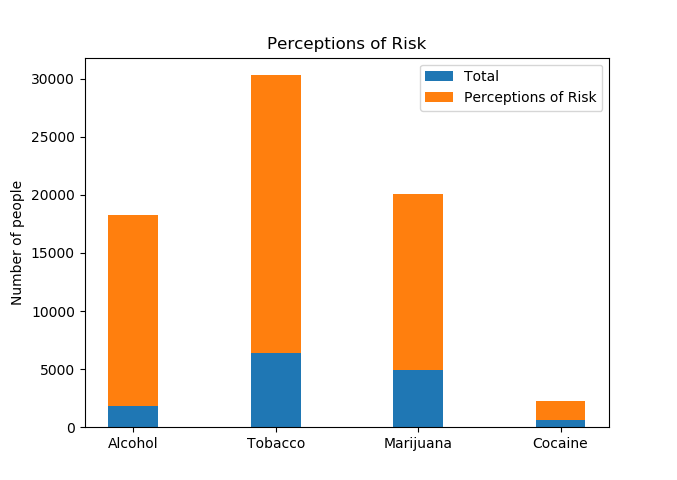

Recreate this plot in Python.
import numpy as np
import matplotlib.pyplot as plt
import drugs

# Some data
list_of_report = drugs.get_reports()

alcohol = list_of_report[0]["Totals"]["Alcohol"]["Abuse Past Year"]["12-17"]
tobacco = list_of_report[0]["Totals"]["Tobacco"]["Use Past Month"]["12-17"]
marijuana = list_of_report[0]["Totals"]["Marijuana"]["Used Past Year"]["12-17"]
cocaine = list_of_report[0]["Totals"]["Illicit Drugs"]["Cocaine Used Past Year"]["12-17"]

alcohol_cure = list_of_report[0]["Totals"]["Alcohol"]["Perceptions of Risk"]["12-17"]
tobacco_cure = list_of_report[0]["Totals"]["Tobacco"]["Perceptions of Risk"]["12-17"]
marijuana_cure = list_of_report[0]["Totals"]["Marijuana"]["Perceptions of Risk"]["12-17"]
cocaine_cure = list_of_report[0]["Totals"]["Illicit Drugs"]["Need Treatment Past Year"]["12-17"]


N = 4
total = (alcohol, tobacco, marijuana, cocaine)
cure = (alcohol_cure, tobacco_cure, marijuana_cure, cocaine_cure)
std = (0,0,0,0)
ind = np.arange(N)    # the x locations for the groups
width = 0.35       # the width of the bars: can also be len(x) sequence

p1 = plt.bar(ind, total, width, yerr=std)
p2 = plt.bar(ind, cure, width,
             bottom=total, yerr=std)

plt.ylabel('Number of people')
plt.title('Perceptions of Risk')
plt.xticks(ind, ('Alcohol', 'Tobacco', 'Marijuana', 'Cocaine'))
plt.legend((p1[0], p2[0]), ('Total','Perceptions of Risk'))

plt.show()
